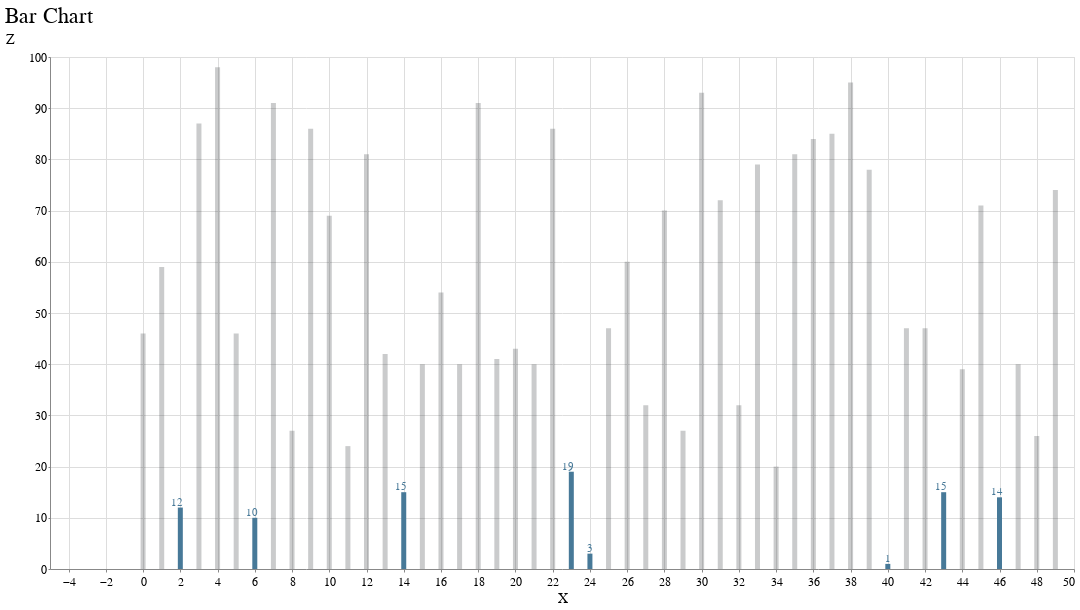

Notebook code cell kept with this figure:
### Markdown cell above
#### Barchart

### Code cell
# Create a bar chart using df dataframe
bar = (alt.Chart(df).mark_bar().encode(
    x='X',                             # X variable
    y='Z',                             # Y variable is Z
    tooltip=['X','Y','Z'],             # Add tooltip
    color=alt.condition(
        alt.datum.Z< 20,               # Conditional formatting, threshold 20
        # if Z < 20, blue otherwise gray
        alt.value('#477998'), alt.value('hsla(232, 7%, 20%, 0.25)')
        
    )          
).properties(width=1024, height=512, title="Bar Chart"))

text = bar.mark_text(
    align='right',       # add a text label
    baseline='middle',   # align data labels
    
    dx= 3, dy= -5        # align x & y positions of labels
).encode(
    text='Z:Q',
    color=alt.condition(
        alt.datum.Z< 20,   # conditional formatting, threshold 20
        # only show label if Z < 20, 0 is for alpha
        alt.value('#477998'), alt.value('hsla(232, 7%, 20%, 0)'))
)

#add bar chart layer to text layer
bartext = (bar + text)
bartext

### Figure 1 — Vega-Lite specification as saved in the notebook (floating-point values rounded to 4 significant figures)
{"config": {"view": {"width": 800, "height": 450}, "background": "#ffffff", "title": {"anchor": "start", "font": "BentonGothic-Bold, sans", "fontColor": "#000000", "fontSize": 22, "fontWeight": "normal"}, "arc": {"fill": "#82c6df"}, "area": {"fill": "#82c6df"}, "line": {"stroke": "#82c6df", "strokeWidth": 3}, "path": {"stroke": "#82c6df"}, "rect": {"fill": "#82c6df"}, "shape": {"stroke": "#82c6df"}, "bar": {"fill": "#82c6df"}, "point": {"stroke": "#82c6df"}, "symbol": {"fill": "#82c6df", "size": 30}, "axis": {"titleFont": "BentonGothic-Bold, sans", "titleFontSize": 14, "titleFontWeight": "normal", "labelFont": "BentonGothic, sans", "labelFontSize": 12, "labelFontWeight": "normal"}, "axisX": {"labelAngle": 0, "labelPadding": 4, "tickSize": 3}, "axisY": {"labelBaseline": "middle", "maxExtent": 45, "minExtent": 45, "tickSize": 2, "titleAlign": "left", "titleAngle": 0, "titleX": -45, "titleY": -11}, "legend": {"titleFont": "BentonGothic-Bold, sans", "titleFontSize": 14, "titleFontWeight": "normal", "symbolType": "square", "labelFont": "BentonGothic, sans", "labelFontSize": 13}, "range": {"category": ["#3580b1", "#ec8431", "#ab7fb4", "#c89d29", "#adc839", "#829eb1"], "diverging": ["#e68a4f", "#f4bb6a", "#f9e39c", "#dadfe2", "#a6b7c6", "#849eae"], "heatmap": ["#fbf2c7", "#f9e39c", "#f8d36e", "#f4bb6a", "#e68a4f", "#d15a40", "#ab4232"], "ordinal": ["#fbf2c7", "#f9e39c", "#f8d36e", "#f4bb6a", "#e68a4f", "#d15a40", "#ab4232"], "ramp": ["#fbf2c7", "#f9e39c", "#f8d36e", "#f4bb6a", "#e68a4f", "#d15a40", "#ab4232"]}}, "layer": [{"mark": "bar", "encoding": {"color": {"condition": {"value": "#477998", "test": "(datum.Z < 20)"}, "value": "hsla(232, 7%, 20%, 0.25)"}, "tooltip": [{"field": "X", "type": "quantitative"}, {"field": "Y", "type": "quantitative"}, {"field": "Z", "type": "quantitative"}], "x": {"field": "X", "type": "quantitative"}, "y": {"field": "Z", "type": "quantitative"}}, "height": 512, "title": "Bar Chart", "width": 1024}, {"mark": {"type": "text", "align": "right", "baseline": "middle", "dx": 3, "dy": -5}, "encoding": {"color": {"condition": {"value": "#477998", "test": "(datum.Z < 20)"}, "value": "hsla(232, 7%, 20%, 0)"}, "text": {"field": "Z", "type": "quantitative"}, "tooltip": [{"field": "X", "type": "quantitative"}, {"field": "Y", "type": "quantitative"}, {"field": "Z", "type": "quantitative"}], "x": {"field": "X", "type": "quantitative"}, "y": {"field": "Z", "type": "quantitative"}}, "height": 512, "title": "Bar Chart", "width": 1024}], "data": {"name": "data-207a702138ded36f65fec3c7670b4d37"}, "$schema": "https://vega.github.io/schema/vega-lite/v4.17.0.json", "datasets": {"data-207a702138ded36f65fec3c7670b4d37": [{"X": 0, "Y": 0.0, "Z": 46.0}, {"X": 1, "Y": 1.0, "Z": 59.0}, {"X": 2, "Y": 1.0, "Z": 12.0}, {"X": 3, "Y": 2.0, "Z": 87.0}, {"X": 4, "Y": 2.0, "Z": 98.0}, {"X": 5, "Y": 3.0, "Z": 46.0}, {"X": 6, "Y": 3.0, "Z": 10.0}, {"X": 7, "Y": 3.0, "Z": 91.0}, {"X": 8, "Y": 4.0, "Z": 27.0}, {"X": 9, "Y": 5.0, "Z": 86.0}, {"X": 10, "Y": 5.0, "Z": 69.0}, {"X": 11, "Y": 6.0, "Z": 24.0}, {"X": 12, "Y": 6.0, "Z": 81.0}, {"X": 13, "Y": 6.0, "Z": 42.0}, {"X": 14, "Y": 7.0, "Z": 15.0}, {"X": 15, "Y": 7.0, "Z": 40.0}, {"X": 16, "Y": 8.0, "Z": 54.0}, {"X": 17, "Y": 9.0, "Z": 40.0}, {"X": 18, "Y": 9.0, "Z": 91.0}, {"X": 19, "Y": 9.0, "Z": 41.0}, {"X": 20, "Y": 10.0, "Z": 43.0}, {"X": 21, "Y": 10.0, "Z": 40.0}, {"X": 22, "Y": 10.0, "Z": 86.0}, {"X": 23, "Y": 11.0, "Z": 19.0}, {"X": 24, "Y": 11.0, "Z": 3.0}, {"X": 25, "Y": 12.0, "Z": 47.0}, {"X": 26, "Y": 12.0, "Z": 60.0}, {"X": 27, "Y": 13.0, "Z": 32.0}, {"X": 28, "Y": 14.0, "Z": 70.0}, {"X": 29, "Y": 15.0, "Z": 27.0}, {"X": 30, "Y": 16.0, "Z": 93.0}, {"X": 31, "Y": 16.0, "Z": 72.0}, {"X": 32, "Y": 16.0, "Z": 32.0}, {"X": 33, "Y": 17.0, "Z": 79.0}, {"X": 34, "Y": 18.0, "Z": 20.0}, {"X": 35, "Y": 18.0, "Z": 81.0}, {"X": 36, "Y": 18.0, "Z": 84.0}, {"X": 37, "Y": 18.0, "Z": 85.0}, {"X": 38, "Y": 19.0, "Z": 95.0}, {"X": 39, "Y": 20.0, "Z": 78.0}, {"X": 40, "Y": 21.0, "Z": 1.0}, {"X": 41, "Y": 21.0, "Z": 47.0}, {"X": 42, "Y": 21.0, "Z": 47.0}, {"X": 43, "Y": 21.0, "Z": 15.0}, {"X": 44, "Y": 22.0, "Z": 39.0}, {"X": 45, "Y": 23.0, "Z": 71.0}, {"X": 46, "Y": 24.0, "Z": 14.0}, {"X": 47, "Y": 25.0, "Z": 40.0}, {"X": 48, "Y": 25.0, "Z": 26.0}, {"X": 49, "Y": 25.0, "Z": 74.0}]}}
